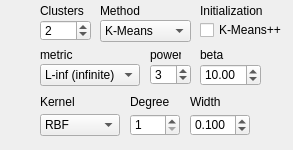
<?xml version="1.0" encoding="UTF-8"?>
<ui version="4.0">
 <class>ParametersKM</class>
 <widget class="QWidget" name="ParametersKM">
  <property name="geometry">
   <rect>
    <x>0</x>
    <y>0</y>
    <width>293</width>
    <height>150</height>
   </rect>
  </property>
  <property name="windowTitle">
   <string>Form</string>
  </property>
  <widget class="QLabel" name="labelPower">
   <property name="geometry">
    <rect>
     <x>150</x>
     <y>44</y>
     <width>31</width>
     <height>21</height>
    </rect>
   </property>
   <property name="font">
    <font>
     <pointsize>9</pointsize>
    </font>
   </property>
   <property name="text">
    <string>power</string>
   </property>
  </widget>
  <widget class="QLabel" name="labelBeta">
   <property name="geometry">
    <rect>
     <x>200</x>
     <y>44</y>
     <width>31</width>
     <height>21</height>
    </rect>
   </property>
   <property name="font">
    <font>
     <pointsize>9</pointsize>
    </font>
   </property>
   <property name="text">
    <string>beta</string>
   </property>
  </widget>
  <widget class="QLabel" name="label">
   <property name="geometry">
    <rect>
     <x>100</x>
     <y>0</y>
     <width>46</width>
     <height>21</height>
    </rect>
   </property>
   <property name="font">
    <font>
     <pointsize>9</pointsize>
    </font>
   </property>
   <property name="text">
    <string>Method</string>
   </property>
  </widget>
  <widget class="QSpinBox" name="kmeansClusterSpin">
   <property name="geometry">
    <rect>
     <x>40</x>
     <y>20</y>
     <width>51</width>
     <height>21</height>
    </rect>
   </property>
   <property name="font">
    <font>
     <pointsize>9</pointsize>
    </font>
   </property>
   <property name="toolTip">
    <string>Number of clusters</string>
   </property>
   <property name="minimum">
    <number>1</number>
   </property>
   <property name="maximum">
    <number>100</number>
   </property>
   <property name="value">
    <number>2</number>
   </property>
  </widget>
  <widget class="QLabel" name="labelMetric">
   <property name="geometry">
    <rect>
     <x>40</x>
     <y>44</y>
     <width>46</width>
     <height>21</height>
    </rect>
   </property>
   <property name="font">
    <font>
     <pointsize>9</pointsize>
    </font>
   </property>
   <property name="text">
    <string>metric</string>
   </property>
  </widget>
  <widget class="QSpinBox" name="kmeansNormSpin">
   <property name="geometry">
    <rect>
     <x>150</x>
     <y>64</y>
     <width>41</width>
     <height>21</height>
    </rect>
   </property>
   <property name="font">
    <font>
     <pointsize>9</pointsize>
    </font>
   </property>
   <property name="toolTip">
    <string>Power for the Lp norm</string>
   </property>
   <property name="minimum">
    <number>1</number>
   </property>
   <property name="maximum">
    <number>99</number>
   </property>
   <property name="value">
    <number>3</number>
   </property>
  </widget>
  <widget class="QComboBox" name="kmeansNormCombo">
   <property name="geometry">
    <rect>
     <x>40</x>
     <y>64</y>
     <width>100</width>
     <height>22</height>
    </rect>
   </property>
   <property name="font">
    <font>
     <pointsize>9</pointsize>
    </font>
   </property>
   <property name="toolTip">
    <string>Distance Metric for K-Means</string>
   </property>
   <property name="currentIndex">
    <number>0</number>
   </property>
   <item>
    <property name="text">
     <string>L-inf (infinite)</string>
    </property>
   </item>
   <item>
    <property name="text">
     <string>L1 (manhattan)</string>
    </property>
   </item>
   <item>
    <property name="text">
     <string>L2 (euclidean)</string>
    </property>
   </item>
   <item>
    <property name="text">
     <string>Lp</string>
    </property>
   </item>
  </widget>
  <widget class="QDoubleSpinBox" name="kmeansBetaSpin">
   <property name="geometry">
    <rect>
     <x>200</x>
     <y>64</y>
     <width>61</width>
     <height>22</height>
    </rect>
   </property>
   <property name="font">
    <font>
     <pointsize>9</pointsize>
    </font>
   </property>
   <property name="toolTip">
    <string>Stiffness parameter for Soft K-Means</string>
   </property>
   <property name="maximum">
    <double>999.990000000000009</double>
   </property>
   <property name="singleStep">
    <double>0.100000000000000</double>
   </property>
   <property name="value">
    <double>10.000000000000000</double>
   </property>
  </widget>
  <widget class="QComboBox" name="kmeansMethodCombo">
   <property name="geometry">
    <rect>
     <x>100</x>
     <y>20</y>
     <width>91</width>
     <height>22</height>
    </rect>
   </property>
   <property name="font">
    <font>
     <pointsize>9</pointsize>
    </font>
   </property>
   <property name="toolTip">
    <string>K-Means: Standard K-Means algorithm, with hard assignments to clusters
Soft K-Means: K-Means with soft assignment to clusters</string>
   </property>
   <property name="currentIndex">
    <number>0</number>
   </property>
   <item>
    <property name="text">
     <string>K-Means</string>
    </property>
   </item>
   <item>
    <property name="text">
     <string>Soft K-Means</string>
    </property>
   </item>
   <item>
    <property name="text">
     <string>Kernel K-Means</string>
    </property>
   </item>
  </widget>
  <widget class="QLabel" name="label_11">
   <property name="geometry">
    <rect>
     <x>40</x>
     <y>0</y>
     <width>60</width>
     <height>21</height>
    </rect>
   </property>
   <property name="font">
    <font>
     <pointsize>9</pointsize>
    </font>
   </property>
   <property name="text">
    <string>Clusters</string>
   </property>
  </widget>
  <widget class="QDoubleSpinBox" name="kernelWidthSpin">
   <property name="geometry">
    <rect>
     <x>190</x>
     <y>114</y>
     <width>60</width>
     <height>22</height>
    </rect>
   </property>
   <property name="font">
    <font>
     <pointsize>9</pointsize>
    </font>
   </property>
   <property name="toolTip">
    <string>Width of the kernel (gamma)
RBF and Polynomial only</string>
   </property>
   <property name="decimals">
    <number>3</number>
   </property>
   <property name="minimum">
    <double>0.001000000000000</double>
   </property>
   <property name="singleStep">
    <double>0.010000000000000</double>
   </property>
   <property name="value">
    <double>0.100000000000000</double>
   </property>
  </widget>
  <widget class="QLabel" name="param1Label">
   <property name="geometry">
    <rect>
     <x>130</x>
     <y>94</y>
     <width>40</width>
     <height>16</height>
    </rect>
   </property>
   <property name="font">
    <font>
     <pointsize>9</pointsize>
    </font>
   </property>
   <property name="text">
    <string>Degree</string>
   </property>
  </widget>
  <widget class="QComboBox" name="kernelTypeCombo">
   <property name="geometry">
    <rect>
     <x>40</x>
     <y>114</y>
     <width>80</width>
     <height>22</height>
    </rect>
   </property>
   <property name="font">
    <font>
     <pointsize>9</pointsize>
    </font>
   </property>
   <property name="toolTip">
    <string>kernel function</string>
   </property>
   <property name="currentIndex">
    <number>2</number>
   </property>
   <item>
    <property name="text">
     <string>Linear</string>
    </property>
   </item>
   <item>
    <property name="text">
     <string>Poly</string>
    </property>
   </item>
   <item>
    <property name="text">
     <string>RBF</string>
    </property>
   </item>
  </widget>
  <widget class="QLabel" name="param2Label">
   <property name="geometry">
    <rect>
     <x>190</x>
     <y>94</y>
     <width>50</width>
     <height>16</height>
    </rect>
   </property>
   <property name="font">
    <font>
     <pointsize>9</pointsize>
    </font>
   </property>
   <property name="text">
    <string>Width</string>
   </property>
  </widget>
  <widget class="QLabel" name="labelKernel">
   <property name="geometry">
    <rect>
     <x>40</x>
     <y>94</y>
     <width>70</width>
     <height>16</height>
    </rect>
   </property>
   <property name="font">
    <font>
     <pointsize>9</pointsize>
    </font>
   </property>
   <property name="text">
    <string>Kernel</string>
   </property>
  </widget>
  <widget class="QDoubleSpinBox" name="kernelDegSpin">
   <property name="geometry">
    <rect>
     <x>130</x>
     <y>114</y>
     <width>50</width>
     <height>22</height>
    </rect>
   </property>
   <property name="font">
    <font>
     <pointsize>9</pointsize>
    </font>
   </property>
   <property name="toolTip">
    <string>Width of the kernel (gamma)
RBF and Polynomial only</string>
   </property>
   <property name="decimals">
    <number>0</number>
   </property>
   <property name="minimum">
    <double>1.000000000000000</double>
   </property>
   <property name="singleStep">
    <double>1.000000000000000</double>
   </property>
   <property name="value">
    <double>1.000000000000000</double>
   </property>
  </widget>
  <widget class="QLabel" name="label_3">
   <property name="geometry">
    <rect>
     <x>200</x>
     <y>0</y>
     <width>80</width>
     <height>21</height>
    </rect>
   </property>
   <property name="font">
    <font>
     <pointsize>9</pointsize>
    </font>
   </property>
   <property name="text">
    <string>Initialization</string>
   </property>
  </widget>
  <widget class="QCheckBox" name="KMeansPlusPlusCheckBox">
   <property name="geometry">
    <rect>
     <x>200</x>
     <y>20</y>
     <width>87</width>
     <height>20</height>
    </rect>
   </property>
   <property name="font">
    <font>
     <pointsize>9</pointsize>
    </font>
   </property>
   <property name="text">
    <string>K-Means++</string>
   </property>
   <property name="checkable">
    <bool>true</bool>
   </property>
   <property name="checked">
    <bool>false</bool>
   </property>
  </widget>
 </widget>
 <resources/>
 <connections/>
</ui>
